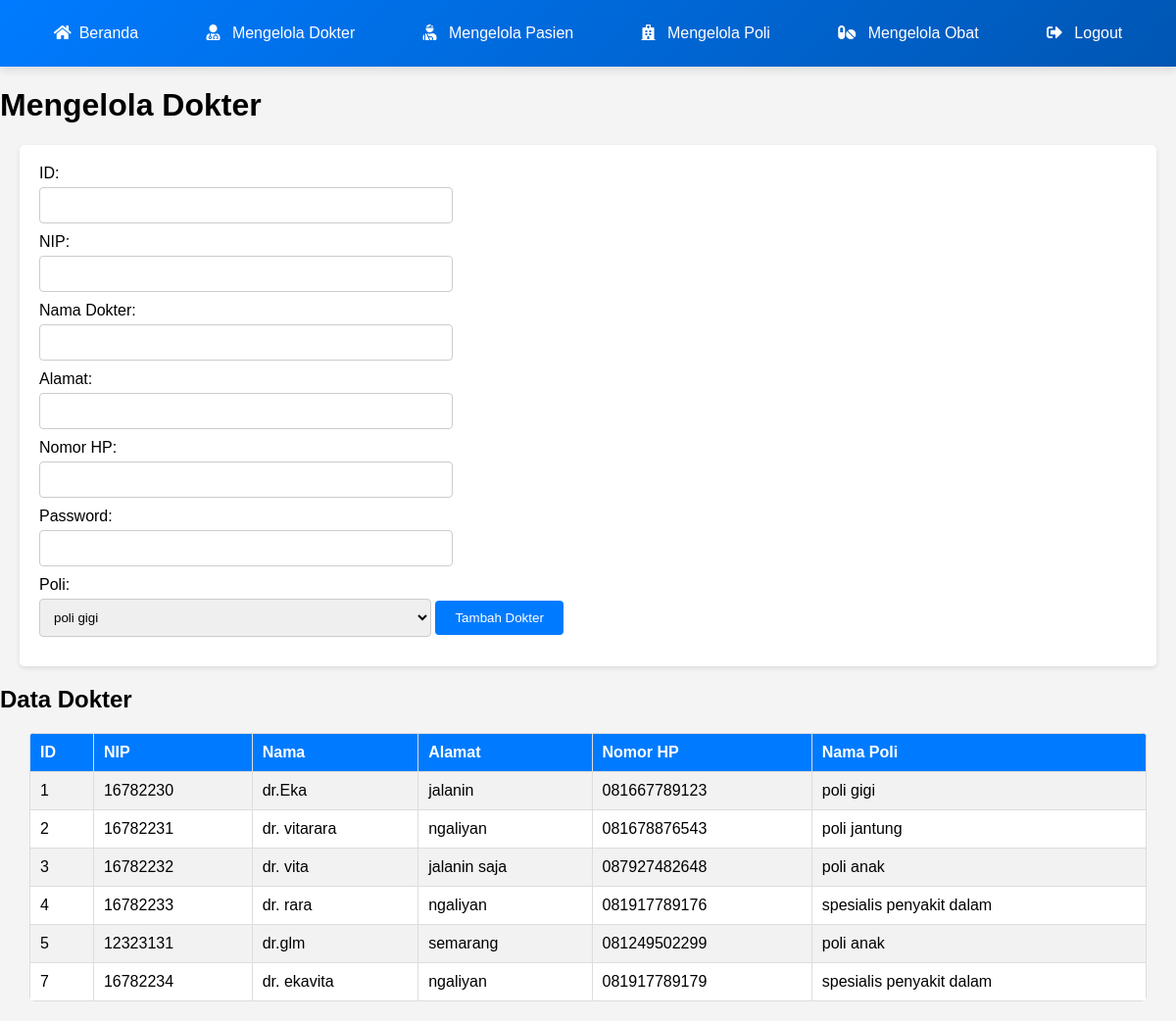
The page /BK/admin_sistem/mengelolaDokter.php (signed in) on the database its author committed.
### tables this page shows
CREATE TABLE `dokter` (
  `id` int(10) UNSIGNED NOT NULL,
  `nama` varchar(255) NOT NULL,
  `alamat` varchar(255) NOT NULL,
  `no_hp` varchar(50) NOT NULL,
  `id_poli` int(10) UNSIGNED NOT NULL,
  `nip` int(11) NOT NULL,
  `password` varchar(255) NOT NULL
);

CREATE TABLE `poli` (
  `id` int(10) UNSIGNED NOT NULL,
  `nama_poli` varchar(25) NOT NULL,
  `keterangan` text NOT NULL
);

### BK/admin_sistem/mengelolaDokter.php (the view, shortened to what this page needs)
<?php
include 'db.php';
$query_dokter = "
    SELECT dokter.*, poli.nama_poli
    FROM dokter
    JOIN poli ON dokter.id_poli = poli.id
";
$result_dokter = $pdo->query($query_dokter);
$query_poli = "SELECT * FROM poli";
$result_poli = $pdo->query($query_poli);
?>
<!DOCTYPE html>
<html lang="en">
<head>
    <link rel="stylesheet" href="https://cdnjs.cloudflare.com/ajax/libs/font-awesome/5.15.4/css/all.min.css">
</head>
<body>
<header>
    <div class="navbar">
        <a href="admin.php"><i class="fa fa-home" aria-hidden="true"></i>Beranda</a>
        <a href="mengelolaDokter.php"><i class="fas fa-user-md"></i> Mengelola Dokter</a>
        <a href="mengelolaPasien.php"><i class="fas fa-user-injured"></i> Mengelola Pasien</a>
        <a href="mengelolaPoli.php"><i class="fas fa-hospital"></i> Mengelola Poli</a>
        <a href="mengelolaObat.php"><i class="fas fa-pills"></i> Mengelola Obat</a>
        <a href="logout.php"><i class="fas fa-sign-out-alt"></i> Logout</a>
    </div>
</header>
<h1>Mengelola Dokter</h1>
<form action="" method="post">
    <label>ID:</label>
    <input type="text" name="id" required>
    <label>NIP:</label>
    <input type="text" name="nip" required>
    <label>Nama Dokter:</label>
    <input type="text" name="nama" required>
    <label>Alamat:</label>
    <input type="text" name="alamat" required>
    <label>Nomor HP:</label>
    <input type="text" name="no_hp" required>
    <label>Password:</label>
    <input type="password" name="password" required>
    <label>Poli:</label>
    <select name="id_poli" required>
        <?php
        foreach ($result_poli as $row) {
            echo '<option value="' . $row['id'] . '">' . $row['nama_poli'] . '</option>';
        }
        ?>
    </select>
    <input type="submit" name="tambah_dokter" value="Tambah Dokter">
</form>
<h2>Data Dokter</h2>
<table>
    <tr>
        <th>ID</th>
        <th>NIP</th>
        <th>Nama</th>
        <th>Alamat</th>
        <th>Nomor HP</th>
        <th>Nama Poli</th>
    </tr>
    <?php
    foreach ($result_dokter as $row) {
        echo '<tr>';
        echo '<td>' . $row['id'] . '</td>';
        echo '<td>' . $row['nip'] . '</td>';
        echo '<td>' . $row['nama'] . '</td>';
        echo '<td>' . $row['alamat'] . '</td>';
        echo '<td>' . $row['no_hp'] . '</td>';
        echo '<td>' . $row['nama_poli'] . '</td>';
        echo '</tr>';
    }
    ?>
</table>
</body>
</html>

### BK/admin_sistem/mengelolaDokter.php (style rules this page uses)
body { font-family: Arial, sans-serif; background-color: #f4f4f4; margin: 0; padding: 0; }
.navbar { background: linear-gradient(135deg, #007BFF, #0056b3); padding: 15px 20px; box-shadow: 0 4px 8px rgba(0, 0, 0, 0.1); position: sticky; top: 0; display: flex; justify-content: space-around; align-items: center; z-index: 1000; }
.navbar a { color: white; text-decoration: none; padding: 10px 15px; font-size: 1em; transition: background-color 0.3s ease, transform 0.2s ease; border-radius: 5px; }
.navbar a i { margin-right: 8px; }
form { background-color: #fff; padding: 20px; border-radius: 5px; box-shadow: 0 2px 5px rgba(0, 0, 0, 0.1); margin: 20px; }
label { display: block; margin-bottom: 5px; }
input[type="text"], input[type="password"], select { width: 400px; padding: 10px; margin-bottom: 10px; border: 1px solid #ccc; border-radius: 4px; }
input[type="submit"] { background-color: #007BFF; color: white; border: none; padding: 10px 20px; border-radius: 4px; cursor: pointer; }
table { width: 95%; border-collapse: collapse; margin: 20px auto; background-color: #fff; border-radius: 5px; overflow: hidden; }
table th, table td { border: 1px solid #ddd; padding: 10px; text-align: left; }
table th { background-color: #007BFF; color: white; }
table tr:nth-child(even) { background-color: #f2f2f2; }

### rows shown on the page
dokter: id "1", nip "16782230", nama "dr.Eka", alamat "jalanin", no_hp "081667789123", id_poli.nama_poli "poli gigi"
dokter: id "2", nip "16782231", nama "dr. vitarara", alamat "ngaliyan", no_hp "081678876543", id_poli.nama_poli "poli jantung"
dokter: id "3", nip "16782232", nama "dr. vita", alamat "jalanin saja", no_hp "087927482648", id_poli.nama_poli "poli anak"
dokter: id "4", nip "16782233", nama "dr. rara", alamat "ngaliyan", no_hp "081917789176", id_poli.nama_poli "spesialis penyakit dalam"
dokter: id "5", nip "12323131", nama "dr.glm", alamat "semarang", no_hp "081249502299", id_poli.nama_poli "poli anak"
dokter: id "7", nip "16782234", nama "dr. ekavita", alamat "ngaliyan", no_hp "081917789179", id_poli.nama_poli "spesialis penyakit dalam"

### other values the page prints
form field id_poli "poli gigi"
